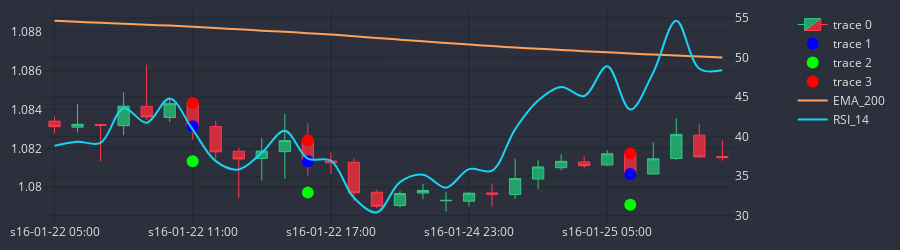

The code cell stored with this chart in its notebook:
### Code cell
df_plot = df_slim.iloc[70:100]
cp = CandlePlot(df_plot, candles=True)

trades = cp.df_plot[cp.df_plot.SIGNAL != NONE]

markers = ['mid_c', "TP", "SL"]
marker_colors = ["#0000FF", '#00FF00', '#FF0000']

for i in range(3):
    cp.fig.add_trace(go.Scatter(
        x = trades.sTime,
        y = trades[markers[i]],
        mode = 'markers',
        marker=dict(color=marker_colors[i], size=12)
    ))

cp.show_plot(line_traces=["EMA_200"], sec_traces=['RSI_14'], height=250)
